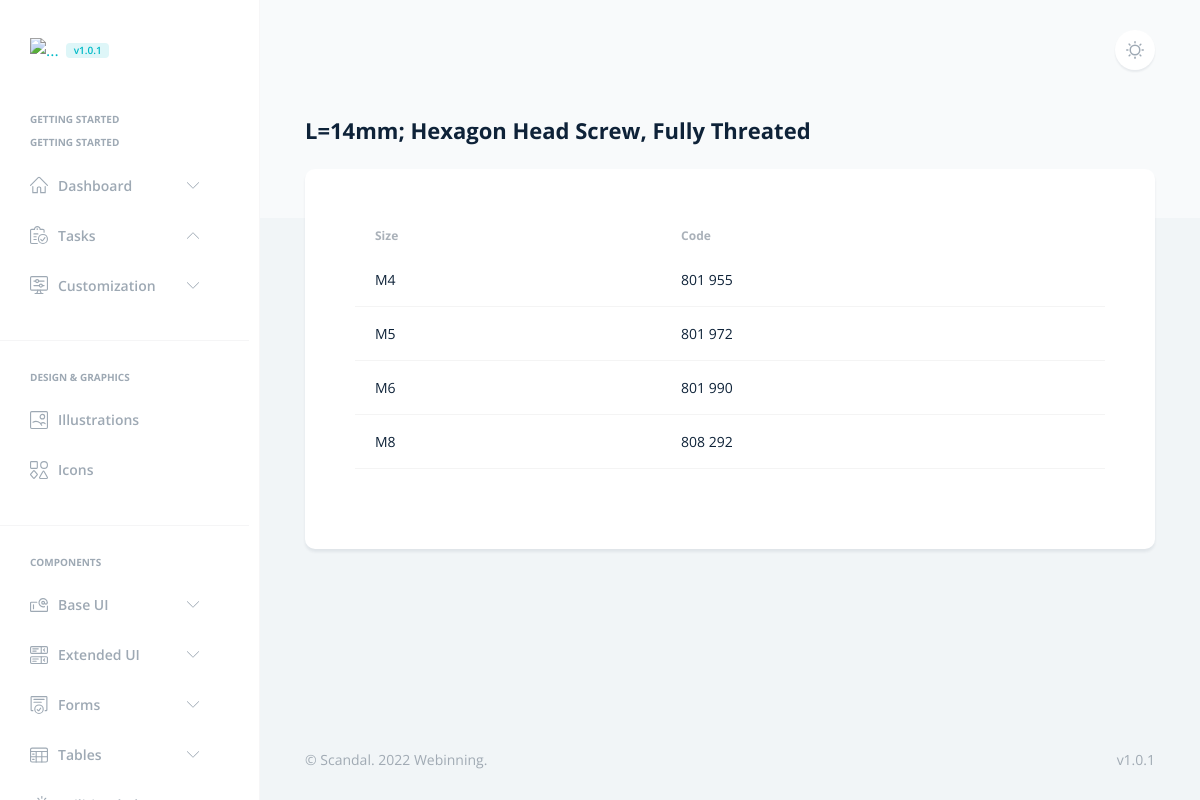
Page /fasteners/din933/4/ on the committed database.
### fasteners/models.py (models this page shows, shortened)
class DIN933(models.Model):
    thread_length = models.IntegerField()
    material = models.DecimalField(max_digits=2, decimal_places=1, default="8.8")
    finish = models.CharField(max_length=24, default="Plain Steel")
    def __str__(self):
        return str(self.thread_length)
    class Meta:
        verbose_name = "Full Thread DIN 933"
        verbose_name_plural = "DIN 933 Full Thread"
        ordering = ['thread_length']

class Size933(models.Model):
    din933 = models.ForeignKey(DIN933, on_delete=models.CASCADE)
    size = models.CharField(max_length=6, default="M")
    code = models.CharField(max_length=12, unique=True)
    class Meta:
        verbose_name = "DIN 933 Size"
        verbose_name_plural = "DIN 933 Size"

### fasteners/views.py (the view)
# urls.py: path('din933/<int:din933_id>/', views.din933_detail, name='din933_detail'),
def din933_detail(request, din933_id):
    din933 = get_object_or_404(DIN933, pk=din933_id)
    return render(request, 'fasteners/screws/din933_detail.html', {'din933': din933})

### templates/fasteners/screws/din933_detail.html (shortened to what this page needs)
{% extends 'base.html' %}
{% load static %}
{% block navar %}
<li class="nav-item">
    <span class="h6 text-secondary ps-4 ps-lg-6 mb-3 d-block text-uppercase">Getting started</span>
</li>
<li class="nav-item">
    <span class="h6 text-secondary ps-4 ps-lg-6 mb-3 d-block text-uppercase">Getting started</span>
</li>
<li class="nav-item dropdown">
    <a class="nav-link" href="#customization" data-bs-toggle="collapse" role="button" aria-expanded="false"
        aria-controls="customization">
        <span>Dashboard</span>
    </a>
</li>
<li class="nav-item dropdown">
    <a class="nav-link" href="#tasksCollapse" data-bs-toggle="collapse" role="button" aria-expanded="true" aria-controls="tasksCollapse">
        <span>Tasks</span>
    </a>
</li>
<li class="nav-item dropdown">
    <a class="nav-link" href="#customization" data-bs-toggle="collapse" role="button" aria-expanded="false"
        aria-controls="customization">
        <span>Customization</span>
    </a>
</li>
<li class="nav-item w-100">
    <hr>
</li>
<li class="nav-item">
    <span class="h6 text-secondary ps-4 ps-lg-6 mb-3 d-block text-uppercase">Design & Graphics</span>
</li>
<li class="nav-item">
    <a href="../docs/illustrations.html" class="nav-link">
        <span>Illustrations</span>
    </a>
</li>
<li class="nav-item">
    <a href="../docs/icons.html" class="nav-link">
        <span>Icons</span>
    </a>
</li>
<li class="nav-item w-100">
    <hr>
</li>
<li class="nav-item">
    <span class="h6 text-secondary ps-4 ps-lg-6 mb-3 d-block text-uppercase">Components</span>
</li>
<li class="nav-item dropdown">
    <a class="nav-link" href="#baseUI" data-bs-toggle="collapse" role="button" aria-expanded="false"
        aria-controls="baseUI">
        <span>Base UI</span>
    </a>
</li>
<li class="nav-item dropdown">
    <a class="nav-link" href="#extendedUI" data-bs-toggle="collapse" role="button" aria-expanded="false"
        aria-controls="extendedUI">
        <span>Extended UI</span>
    </a>
</li>
<li class="nav-item dropdown">
    <a class="nav-link" href="#forms" data-bs-toggle="collapse" role="button" aria-expanded="false"
        aria-controls="forms">
        <span>Forms</span>
    </a>
</li>
<li class="nav-item dropdown">
    <a class="nav-link" href="#tables" data-bs-toggle="collapse" role="button" aria-expanded="false"
        aria-controls="tables">
        <span>Tables</span>
    </a>
</li>
<li class="nav-item">
    <a href="../docs/utilities-helpers.html" class="nav-link">
        <span>Utilities, helpers</span>
    </a>
</li>
{% endblock %}
{% block body%}
<h1 class="h2">L={{ din933}}mm; Hexagon Head Screw, Fully Threated
</h1>
<div class="row">
    <div class="col">
        <div class="card border-0 p-md-6">
            <div class="card-body">
                <div class="row">
                    <div class="col">
                        <div class="table-responsive">
                            <table class="table">
                                <thead>
                                    <tr>
                                        <th>Size</th>
                                        <th>Code</th>
                                    </tr>
                                </thead>
                                {% for din933 in din933.size933_set.all %}
                                <tbody>
                                    <tr>
                                        <td>{{ din933.size}} </td>
                                        <td>{{ din933.code }} </td>
                                    </tr>
                                </tbody>
                            {% endfor %}
                            </table>
                        </div>
                    </div>
                </div>
            </div>
        </div>
    </div>
</div>
{% endblock %}

### rows in the picture
DIN933: thread_length "14"
Size933: size "M4", code "801 955"
Size933: size "M5", code "801 972"
Size933: size "M6", code "801 990"
Size933: size "M8", code "808 292"
